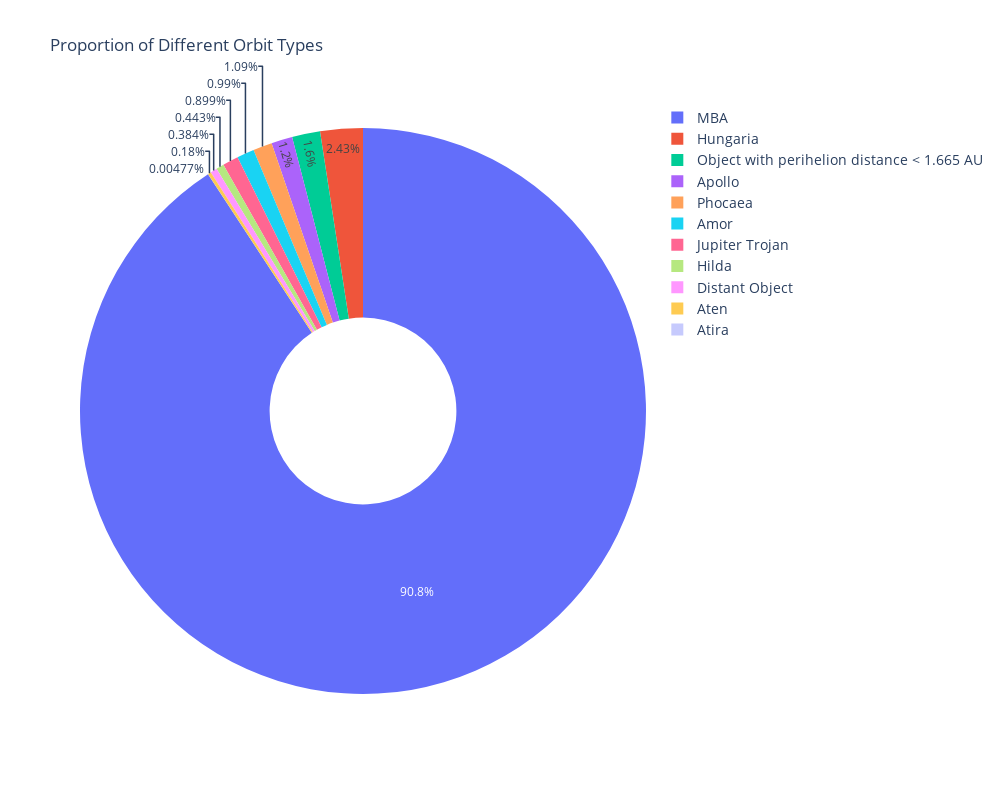

The notebook cell saved with this chart:
### Code cell
# Calculate the proportion of different orbit types
class_proportion = df['Orbit_type'].value_counts(normalize=True)

# Create the pie chart using plotly.express
fig = ex.pie(class_proportion, values=class_proportion.values, names=class_proportion.index,
             labels={'names': 'Orbit Type', 'values': 'Proportion'},
             width = 1000, height = 800,
             hole = 0.33)

# Set the title
fig.update_layout(title_text='Proportion of Different Orbit Types',
                  legend = dict(font = dict(size = 14)))
fig.update_traces(textfont = dict(size = 12))

# Show the plot
fig.show()

### Figure 1 — Plotly figure (JSON) as saved in the notebook; plotly's stock layout.template omitted (floating-point values rounded to 4 significant figures)
{"data": [{"domain": {"x": [0, 1], "y": [0, 1]}, "hole": 0.33, "hovertemplate": "index=%{label}<br>Proportion=%{value}<extra></extra>", "labels": ["MBA", "Hungaria", "Object with perihelion distance < 1.665 AU", "Apollo", "Phocaea", "Amor", "Jupiter Trojan", "Hilda", "Distant Object", "Aten", "Atira"], "legendgroup": "", "name": "", "showlegend": true, "textfont": {"size": 12}, "type": "pie", "values": [0.9078, 0.02428, 0.01604, 0.01203, 0.01088, 0.009897, 0.00899, 0.00443, 0.003841, 0.001798, 4.77e-05]}], "layout": {"height": 800, "legend": {"font": {"size": 14}, "tracegroupgap": 0}, "margin": {"t": 60}, "title": {"text": "Proportion of Different Orbit Types"}, "width": 1000}}
